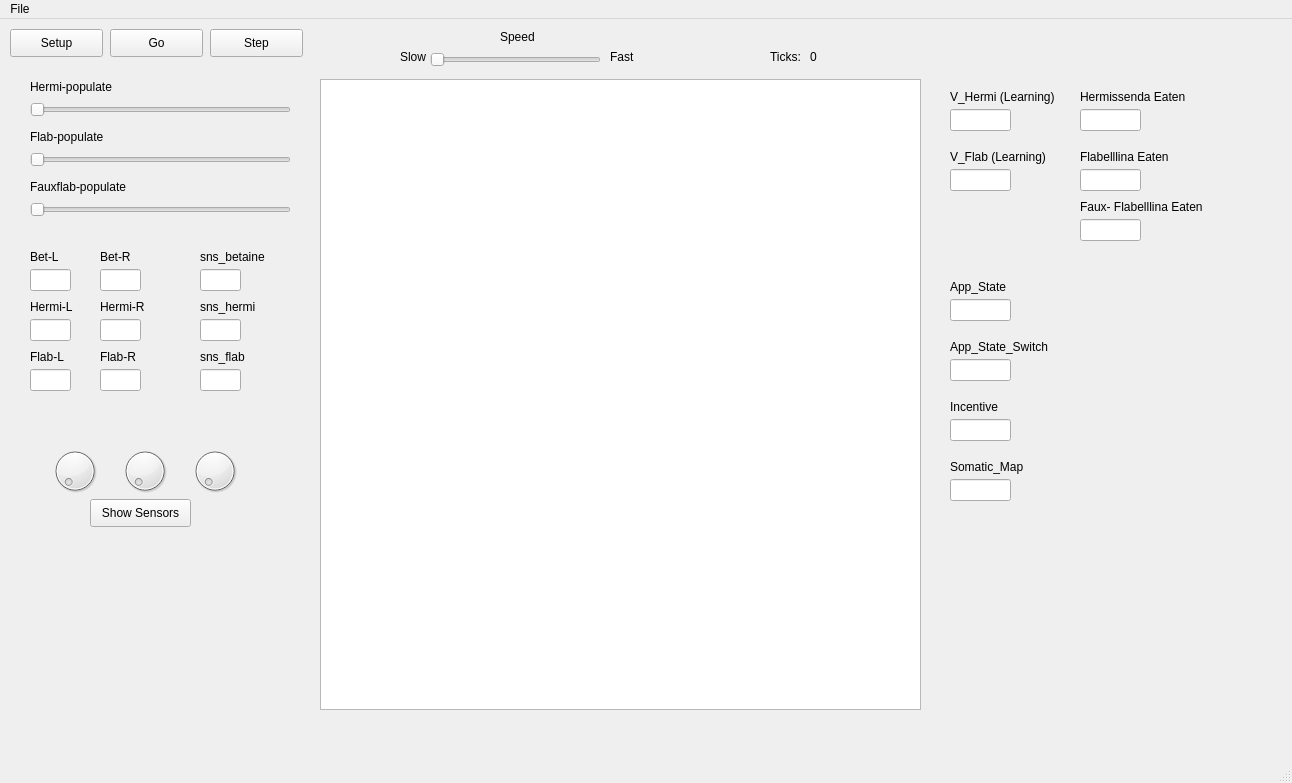
<?xml version="1.0" encoding="UTF-8"?>
<ui version="4.0">
 <class>MainWindow</class>
 <widget class="QMainWindow" name="MainWindow">
  <property name="geometry">
   <rect>
    <x>0</x>
    <y>0</y>
    <width>1292</width>
    <height>783</height>
   </rect>
  </property>
  <property name="windowTitle">
   <string>MainWindow</string>
  </property>
  <widget class="QWidget" name="centralwidget">
   <widget class="QSlider" name="horizontalSlider">
    <property name="geometry">
     <rect>
      <x>30</x>
      <y>80</y>
      <width>261</width>
      <height>22</height>
     </rect>
    </property>
    <property name="orientation">
     <enum>Qt::Horizontal</enum>
    </property>
   </widget>
   <widget class="QPushButton" name="SetupButton">
    <property name="geometry">
     <rect>
      <x>10</x>
      <y>10</y>
      <width>93</width>
      <height>28</height>
     </rect>
    </property>
    <property name="text">
     <string>Setup</string>
    </property>
   </widget>
   <widget class="QPushButton" name="GoButton">
    <property name="geometry">
     <rect>
      <x>110</x>
      <y>10</y>
      <width>93</width>
      <height>28</height>
     </rect>
    </property>
    <property name="text">
     <string>Go</string>
    </property>
   </widget>
   <widget class="QPushButton" name="StepButton">
    <property name="geometry">
     <rect>
      <x>210</x>
      <y>10</y>
      <width>93</width>
      <height>28</height>
     </rect>
    </property>
    <property name="text">
     <string>Step</string>
    </property>
   </widget>
   <widget class="QLabel" name="label">
    <property name="geometry">
     <rect>
      <x>30</x>
      <y>60</y>
      <width>91</width>
      <height>16</height>
     </rect>
    </property>
    <property name="text">
     <string>Hermi-populate</string>
    </property>
   </widget>
   <widget class="QGraphicsView" name="graphicsView">
    <property name="geometry">
     <rect>
      <x>320</x>
      <y>60</y>
      <width>601</width>
      <height>631</height>
     </rect>
    </property>
   </widget>
   <widget class="QDial" name="dial">
    <property name="geometry">
     <rect>
      <x>50</x>
      <y>420</y>
      <width>50</width>
      <height>64</height>
     </rect>
    </property>
   </widget>
   <widget class="QDial" name="dial_2">
    <property name="geometry">
     <rect>
      <x>120</x>
      <y>420</y>
      <width>50</width>
      <height>64</height>
     </rect>
    </property>
   </widget>
   <widget class="QDial" name="dial_3">
    <property name="geometry">
     <rect>
      <x>190</x>
      <y>420</y>
      <width>50</width>
      <height>64</height>
     </rect>
    </property>
   </widget>
   <widget class="QSlider" name="horizontalSlider_2">
    <property name="geometry">
     <rect>
      <x>30</x>
      <y>180</y>
      <width>261</width>
      <height>22</height>
     </rect>
    </property>
    <property name="orientation">
     <enum>Qt::Horizontal</enum>
    </property>
   </widget>
   <widget class="QSlider" name="horizontalSlider_3">
    <property name="geometry">
     <rect>
      <x>30</x>
      <y>130</y>
      <width>261</width>
      <height>22</height>
     </rect>
    </property>
    <property name="orientation">
     <enum>Qt::Horizontal</enum>
    </property>
   </widget>
   <widget class="QLabel" name="label_2">
    <property name="geometry">
     <rect>
      <x>30</x>
      <y>110</y>
      <width>91</width>
      <height>16</height>
     </rect>
    </property>
    <property name="text">
     <string>Flab-populate</string>
    </property>
   </widget>
   <widget class="QLabel" name="label_3">
    <property name="geometry">
     <rect>
      <x>30</x>
      <y>160</y>
      <width>111</width>
      <height>16</height>
     </rect>
    </property>
    <property name="text">
     <string>Fauxflab-populate</string>
    </property>
   </widget>
   <widget class="QPushButton" name="pushButton_4">
    <property name="geometry">
     <rect>
      <x>90</x>
      <y>480</y>
      <width>101</width>
      <height>28</height>
     </rect>
    </property>
    <property name="text">
     <string>Show Sensors</string>
    </property>
   </widget>
   <widget class="QSlider" name="horizontalSlider_4">
    <property name="geometry">
     <rect>
      <x>430</x>
      <y>30</y>
      <width>171</width>
      <height>22</height>
     </rect>
    </property>
    <property name="orientation">
     <enum>Qt::Horizontal</enum>
    </property>
   </widget>
   <widget class="QLabel" name="label_4">
    <property name="geometry">
     <rect>
      <x>500</x>
      <y>10</y>
      <width>41</width>
      <height>16</height>
     </rect>
    </property>
    <property name="text">
     <string>Speed</string>
    </property>
   </widget>
   <widget class="QLabel" name="label_5">
    <property name="geometry">
     <rect>
      <x>770</x>
      <y>30</y>
      <width>41</width>
      <height>16</height>
     </rect>
    </property>
    <property name="text">
     <string>Ticks:</string>
    </property>
   </widget>
   <widget class="QLineEdit" name="lineEdit">
    <property name="geometry">
     <rect>
      <x>30</x>
      <y>250</y>
      <width>41</width>
      <height>22</height>
     </rect>
    </property>
    <property name="autoFillBackground">
     <bool>false</bool>
    </property>
   </widget>
   <widget class="QLineEdit" name="lineEdit_2">
    <property name="geometry">
     <rect>
      <x>100</x>
      <y>250</y>
      <width>41</width>
      <height>22</height>
     </rect>
    </property>
   </widget>
   <widget class="QLineEdit" name="lineEdit_3">
    <property name="geometry">
     <rect>
      <x>200</x>
      <y>250</y>
      <width>41</width>
      <height>22</height>
     </rect>
    </property>
   </widget>
   <widget class="QLineEdit" name="lineEdit_4">
    <property name="geometry">
     <rect>
      <x>950</x>
      <y>90</y>
      <width>61</width>
      <height>22</height>
     </rect>
    </property>
   </widget>
   <widget class="QLineEdit" name="lineEdit_7">
    <property name="geometry">
     <rect>
      <x>30</x>
      <y>300</y>
      <width>41</width>
      <height>22</height>
     </rect>
    </property>
   </widget>
   <widget class="QLineEdit" name="lineEdit_8">
    <property name="geometry">
     <rect>
      <x>100</x>
      <y>300</y>
      <width>41</width>
      <height>22</height>
     </rect>
    </property>
   </widget>
   <widget class="QLineEdit" name="lineEdit_9">
    <property name="geometry">
     <rect>
      <x>200</x>
      <y>300</y>
      <width>41</width>
      <height>22</height>
     </rect>
    </property>
   </widget>
   <widget class="QLineEdit" name="lineEdit_11">
    <property name="geometry">
     <rect>
      <x>30</x>
      <y>350</y>
      <width>41</width>
      <height>22</height>
     </rect>
    </property>
   </widget>
   <widget class="QLineEdit" name="lineEdit_12">
    <property name="geometry">
     <rect>
      <x>100</x>
      <y>350</y>
      <width>41</width>
      <height>22</height>
     </rect>
    </property>
   </widget>
   <widget class="QLineEdit" name="lineEdit_13">
    <property name="geometry">
     <rect>
      <x>200</x>
      <y>350</y>
      <width>41</width>
      <height>22</height>
     </rect>
    </property>
   </widget>
   <widget class="QLabel" name="label_6">
    <property name="geometry">
     <rect>
      <x>30</x>
      <y>230</y>
      <width>31</width>
      <height>16</height>
     </rect>
    </property>
    <property name="text">
     <string>Bet-L</string>
    </property>
   </widget>
   <widget class="QLabel" name="label_7">
    <property name="geometry">
     <rect>
      <x>100</x>
      <y>230</y>
      <width>31</width>
      <height>16</height>
     </rect>
    </property>
    <property name="text">
     <string>Bet-R</string>
    </property>
   </widget>
   <widget class="QLabel" name="label_8">
    <property name="geometry">
     <rect>
      <x>30</x>
      <y>280</y>
      <width>51</width>
      <height>16</height>
     </rect>
    </property>
    <property name="text">
     <string>Hermi-L</string>
    </property>
   </widget>
   <widget class="QLabel" name="label_9">
    <property name="geometry">
     <rect>
      <x>100</x>
      <y>280</y>
      <width>51</width>
      <height>16</height>
     </rect>
    </property>
    <property name="text">
     <string>Hermi-R</string>
    </property>
   </widget>
   <widget class="QLabel" name="label_10">
    <property name="geometry">
     <rect>
      <x>100</x>
      <y>330</y>
      <width>51</width>
      <height>16</height>
     </rect>
    </property>
    <property name="text">
     <string>Flab-R</string>
    </property>
   </widget>
   <widget class="QLabel" name="label_11">
    <property name="geometry">
     <rect>
      <x>30</x>
      <y>330</y>
      <width>51</width>
      <height>16</height>
     </rect>
    </property>
    <property name="text">
     <string>Flab-L</string>
    </property>
   </widget>
   <widget class="QLabel" name="label_12">
    <property name="geometry">
     <rect>
      <x>200</x>
      <y>230</y>
      <width>71</width>
      <height>16</height>
     </rect>
    </property>
    <property name="text">
     <string>sns_betaine</string>
    </property>
   </widget>
   <widget class="QLabel" name="label_13">
    <property name="geometry">
     <rect>
      <x>200</x>
      <y>280</y>
      <width>71</width>
      <height>16</height>
     </rect>
    </property>
    <property name="text">
     <string>sns_hermi</string>
    </property>
   </widget>
   <widget class="QLabel" name="label_14">
    <property name="geometry">
     <rect>
      <x>200</x>
      <y>330</y>
      <width>71</width>
      <height>16</height>
     </rect>
    </property>
    <property name="text">
     <string>sns_flab</string>
    </property>
   </widget>
   <widget class="QLineEdit" name="lineEdit_6">
    <property name="geometry">
     <rect>
      <x>950</x>
      <y>150</y>
      <width>61</width>
      <height>22</height>
     </rect>
    </property>
   </widget>
   <widget class="QLabel" name="label_15">
    <property name="geometry">
     <rect>
      <x>950</x>
      <y>70</y>
      <width>121</width>
      <height>16</height>
     </rect>
    </property>
    <property name="text">
     <string>V_Hermi (Learning)</string>
    </property>
   </widget>
   <widget class="QLabel" name="label_16">
    <property name="geometry">
     <rect>
      <x>950</x>
      <y>130</y>
      <width>121</width>
      <height>16</height>
     </rect>
    </property>
    <property name="text">
     <string>V_Flab (Learning)</string>
    </property>
   </widget>
   <widget class="QLineEdit" name="lineEdit_10">
    <property name="geometry">
     <rect>
      <x>950</x>
      <y>280</y>
      <width>61</width>
      <height>22</height>
     </rect>
    </property>
   </widget>
   <widget class="QLabel" name="label_17">
    <property name="geometry">
     <rect>
      <x>950</x>
      <y>260</y>
      <width>121</width>
      <height>16</height>
     </rect>
    </property>
    <property name="text">
     <string>App_State</string>
    </property>
   </widget>
   <widget class="QLabel" name="label_18">
    <property name="geometry">
     <rect>
      <x>950</x>
      <y>320</y>
      <width>121</width>
      <height>16</height>
     </rect>
    </property>
    <property name="text">
     <string>App_State_Switch</string>
    </property>
   </widget>
   <widget class="QLineEdit" name="lineEdit_14">
    <property name="geometry">
     <rect>
      <x>950</x>
      <y>340</y>
      <width>61</width>
      <height>22</height>
     </rect>
    </property>
   </widget>
   <widget class="QLineEdit" name="lineEdit_15">
    <property name="geometry">
     <rect>
      <x>950</x>
      <y>400</y>
      <width>61</width>
      <height>22</height>
     </rect>
    </property>
    <property name="text">
     <string/>
    </property>
   </widget>
   <widget class="QLabel" name="label_19">
    <property name="geometry">
     <rect>
      <x>950</x>
      <y>380</y>
      <width>121</width>
      <height>16</height>
     </rect>
    </property>
    <property name="text">
     <string>Incentive</string>
    </property>
   </widget>
   <widget class="QLineEdit" name="lineEdit_16">
    <property name="geometry">
     <rect>
      <x>950</x>
      <y>460</y>
      <width>61</width>
      <height>22</height>
     </rect>
    </property>
   </widget>
   <widget class="QLabel" name="label_20">
    <property name="geometry">
     <rect>
      <x>950</x>
      <y>440</y>
      <width>121</width>
      <height>16</height>
     </rect>
    </property>
    <property name="text">
     <string>Somatic_Map</string>
    </property>
   </widget>
   <widget class="QLabel" name="label_21">
    <property name="geometry">
     <rect>
      <x>1080</x>
      <y>130</y>
      <width>121</width>
      <height>16</height>
     </rect>
    </property>
    <property name="text">
     <string>Flabelllina Eaten</string>
    </property>
   </widget>
   <widget class="QLineEdit" name="lineEdit_17">
    <property name="geometry">
     <rect>
      <x>1080</x>
      <y>90</y>
      <width>61</width>
      <height>22</height>
     </rect>
    </property>
   </widget>
   <widget class="QLabel" name="label_22">
    <property name="geometry">
     <rect>
      <x>1080</x>
      <y>70</y>
      <width>121</width>
      <height>16</height>
     </rect>
    </property>
    <property name="text">
     <string>Hermissenda Eaten</string>
    </property>
   </widget>
   <widget class="QLineEdit" name="lineEdit_18">
    <property name="geometry">
     <rect>
      <x>1080</x>
      <y>150</y>
      <width>61</width>
      <height>22</height>
     </rect>
    </property>
   </widget>
   <widget class="QLabel" name="label_23">
    <property name="geometry">
     <rect>
      <x>1080</x>
      <y>180</y>
      <width>141</width>
      <height>16</height>
     </rect>
    </property>
    <property name="text">
     <string>Faux- Flabelllina Eaten</string>
    </property>
   </widget>
   <widget class="QLineEdit" name="lineEdit_19">
    <property name="geometry">
     <rect>
      <x>1080</x>
      <y>200</y>
      <width>61</width>
      <height>22</height>
     </rect>
    </property>
   </widget>
   <widget class="QLabel" name="label_24">
    <property name="geometry">
     <rect>
      <x>610</x>
      <y>30</y>
      <width>41</width>
      <height>16</height>
     </rect>
    </property>
    <property name="text">
     <string>Fast</string>
    </property>
   </widget>
   <widget class="QLabel" name="label_25">
    <property name="geometry">
     <rect>
      <x>400</x>
      <y>30</y>
      <width>31</width>
      <height>16</height>
     </rect>
    </property>
    <property name="text">
     <string>Slow</string>
    </property>
   </widget>
   <widget class="QLabel" name="TicksOutput">
    <property name="geometry">
     <rect>
      <x>810</x>
      <y>30</y>
      <width>51</width>
      <height>16</height>
     </rect>
    </property>
    <property name="text">
     <string>0</string>
    </property>
   </widget>
  </widget>
  <widget class="QMenuBar" name="menubar">
   <property name="geometry">
    <rect>
     <x>0</x>
     <y>0</y>
     <width>1292</width>
     <height>26</height>
    </rect>
   </property>
   <widget class="QMenu" name="menuFile">
    <property name="title">
     <string>File</string>
    </property>
    <addaction name="actionOpen"/>
    <addaction name="actionSave"/>
   </widget>
   <addaction name="menuFile"/>
  </widget>
  <widget class="QStatusBar" name="statusbar"/>
  <action name="actionOpen">
   <property name="text">
    <string>Open</string>
   </property>
  </action>
  <action name="actionSave">
   <property name="text">
    <string>Save</string>
   </property>
  </action>
 </widget>
 <resources/>
 <connections/>
</ui>
